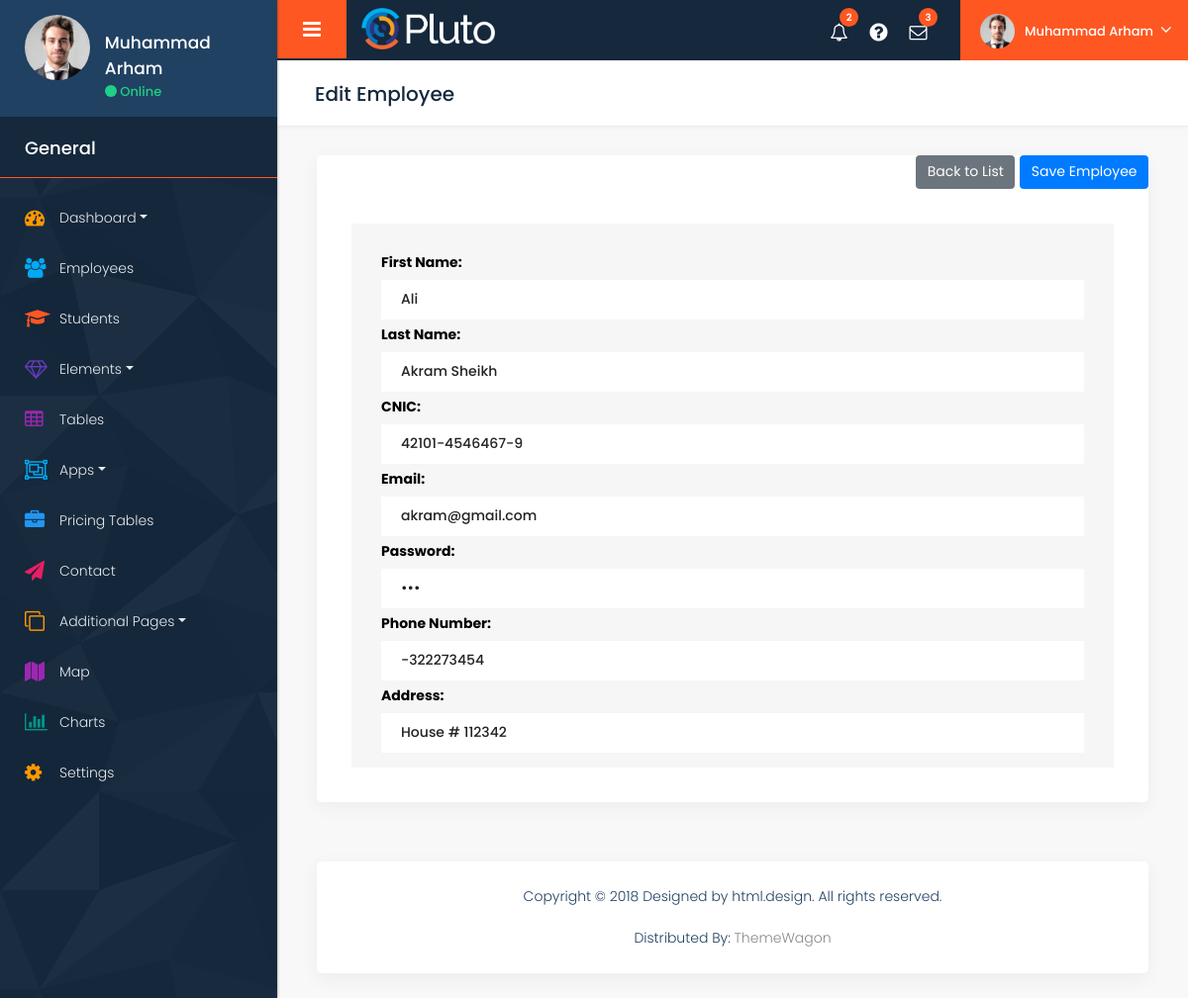
/hrm/EditEmployee.php?id=6 (signed in), run on the app's committed database.
### tables this page shows
CREATE TABLE `employee` (
  `Id` int(11) NOT NULL,
  `FirstName` varchar(100) NOT NULL,
  `LastName` varchar(100) NOT NULL,
  `Email` varchar(100) DEFAULT NULL,
  `Password` varchar(100) DEFAULT NULL,
  `CNIC` varchar(20) DEFAULT NULL,
  `DateOfBirth` datetime NOT NULL,
  `DateOfJoining` datetime NOT NULL,
  `Address` varchar(500) DEFAULT NULL,
  `RoleId` int(11) NOT NULL DEFAULT 0,
  `CreatedOn` datetime NOT NULL,
  `CreatedBy` int(11) NOT NULL DEFAULT 0,
  `Deleted` bit(1) NOT NULL DEFAULT b'0',
  `PhoneNumber` varchar(20) DEFAULT NULL
);

### DatabaseConfigurations/DbFucntions.php (called while the page is built, shortened)
<?php
    function ExecutreMySqlQuery($query)
    {
        if (!empty($query)) {
            $con = GetConnection();
            try {
                $result = mysqli_query($con, $query);
                $resultSet = array("Success" => true, "Response" => $result);
            } catch (\Throwable $th) {
                $error = "Query Failed! MySQL: Error: " . mysqli_error($con);
                $resultSet = array("Success" => false, "Response" => $error);
            }
            return $resultSet;
        }
    }
    function GetDataById($tableName, $id)
    {
        if (!empty($tableName) && $id > 0) {
            $query = "SELECT * FROM ". $tableName . " WHERE Id = " . $id;
            $result  = ExecutreMySqlQuery($query);
            return $result;
        }
    }
?>

### HRM/EditEmployee.php (the view, shortened to what this page needs)
<?php
  include_once "../Layouts/Admin/header.php"
?>
<div class="row column_title">
  <div class="col-md-12">
      <div class="page_title">
        <h2>Edit Employee</h2>
      </div>
  </div>
</div>
<div class="row">
  <div class="col-md-12">
    <div class="white_shd full margin_bottom_30">
      <form method="POST">
        <button type="submit" style="float:right; margin-left: 5px;" class="btn btn-primary">Save Employee</button>
        <a href="http://localhost:82/sms/hrm/Employee.php" style="float:right" type="button" class="btn btn-secondary">Back to List</a>
        <div class="full inbox_inner_section">
          <div class="row">
            <div class="col-md-12">
              <div class="full padding_infor_info">
                <div class="mail-box">
                  <div class="inbox-head" style="height: 550px;">
                    <?php
                      include "../DatabaseConfigurations/DbFucntions.php";
                      $firstName = $lastName = $email = $password = $cnic = $address = $phoneNumber = "";
                      if ($_SERVER["REQUEST_METHOD"] == "GET") {
                        $result = GetDataById("Employee", $_GET["id"]);
                        if (count($result) > 0) {
                            if ($result["Success"] == true) {
                                if (mysqli_num_rows($result["Response"]) > 0) {
                                    while ($row = mysqli_fetch_assoc($result["Response"])) {
                                        $firstName = $row["FirstName"];
                                        $lastName = $row["LastName"];
                                        $email = $row["Email"];
                                        $password = $row["Password"];
                                        $cnic = $row["CNIC"];
                                        $address = $row["Address"];
                                        $phoneNumber = $row["PhoneNumber"];
                                    }
                                }
                                else {
                                    echo "<tr>
                                        <td colspan='4'>No Employees are found!</td>
                                    </tr>";
                                }
                            }
                        }
                      }
                      ?>
                      <div class="form-group">
                        <label class="customLable">First Name:</label>
                        <input type="text" class="sr-input customWidth" id="FirstName" name="FirstName" value="<?php echo $firstName; ?>">
                      </div>
                      <div class="form-group">
                        <label class="customLable">Last Name:</label>
                        <input type="text" class="sr-input customWidth" id="LastName" name="LastName" value="<?php echo $lastName; ?>">
                      </div>
                      <div class="form-group">
                        <label class="customLable">CNIC:</label>
                        <input type="text" class="sr-input customWidth" id="CNIC" name="CNIC" value="<?php echo $cnic; ?>">
                      </div>
                      <div class="form-group">
                        <label class="customLable">Email:</label>
                        <input type="email" class="sr-input customWidth" id="Email" name="Email" value="<?php echo $email; ?>">
                      </div>
                      <div class="form-group">
                        <label class="customLable">Password:</label>
                        <input type="password" class="sr-input customWidth" id="Password" name="Password" value="<?php echo $password; ?>">
                      </div>
                      <div class="form-group">
                        <label class="customLable">Phone Number:</label>
                        <input type="text" class="sr-input customWidth" id="PhoneNumber" name="PhoneNumber" value="<?php echo $phoneNumber; ?>">
                      </div>
                      <div class="form-group">
                        <label class="customLable">Address:</label>
                        <input type="text" class="sr-input customWidth" id="Address" name="Address" value="<?php echo $address; ?>">
                      </div>
                  </div>
                </div>
              </div>
            </div>
          </div>
        </div>
      </form>
    </div>
  </div>
</div>
<?php
  include_once "../Layouts/Admin/footer.php"
?>

### Layouts/Admin/style.css (style rules this page uses)
* { margin: 0; padding: 0; outline: none !important; }
html, body { color: #898989; font-size: 14px; font-family: 'Poppins', sans-serif; line-height: normal; font-weight: 300; overflow-x: hidden !important; }
a { color: #1f1f1f; text-decoration: none !important; outline: none !important; -webkit-transition: all .3s ease-in-out; -moz-transition: all .3s ease-in-out; -ms-transition: all .3s ease-in-out; -o-transition: all .3s ease-in-out; transition: all .3s ease-in-out; }
h1, h2, h3, h4, h5, h6 { letter-spacing: 0; font-weight: normal; position: relative; padding: 0; font-weight: normal; line-height: normal; color: #1f1f1f; margin: 0 }
a { color: #898989; text-decoration: none; outline: none; }
a, .btn { text-decoration: none !important; outline: none !important; -webkit-transition: all .3s ease-in-out; -moz-transition: all .3s ease-in-out; -ms-transition: all .3s ease-in-out; -o-transition: all .3s ease-in-out; transition: all .3s ease-in-out; }
.padding_infor_info { padding: 35px 35px; float: left; width: 100%; }
h2 { font-size: 30px; color: #000; line-height: 20px; font-weight: 700; position: relative; }
button, input, select, textarea, option { font-family: 'Poppins', sans-serif; }
.full { width: 100%; float: left; }
.page_title { background: #fff; margin-top: 0; margin-bottom: 30px; padding: 25px 35px 22px 38px; box-shadow: 1px 0 5px rgba(0, 0, 0, 0.1); margin-left: -40px; margin-right: -40px; position: relative; }
.page_title h2 { font-size: 20px; font-weight: 500; color: #15283c; }
.margin_bottom_30 { margin-bottom: 30px; }
.white_shd { background: #fff; box-shadow: 0 5px 20px rgba(0, 0, 0, 0.05); border-radius: 5px; margin-top: 0; }
.btn { font-size: 14px; }
.mail-box { border-collapse: collapse; border-spacing: 0; display: table; table-layout: fixed; width: 100%; }
.inbox-head { background: #f6f6f6; border-radius: 0; color: #fff; min-height: 80px; padding: 24px 30px 24px; background-size: cover; background-position: center center; }
.inbox-head .sr-input { border: medium none; border-radius: 0; box-shadow: none; color: #222; float: left; height: 40px; padding: 0 20px; font-size: 14px; font-weight: 500; width: 210px; }

### HRM/EditEmployee.php (style rules this page uses)
.customWidth { width: 100% !important; }
.customLable { color: black; font-weight: 700; margin-top: 5px; }

### data on the page
employee: FirstName "Ali", LastName "Akram Sheikh", CNIC "42101-4546467-9", Email "akram@gmail.com", PhoneNumber "-322273454", Address "House # 112342"

### other printed values
$_COOKIE["fullname"] "Muhammad Arham"
